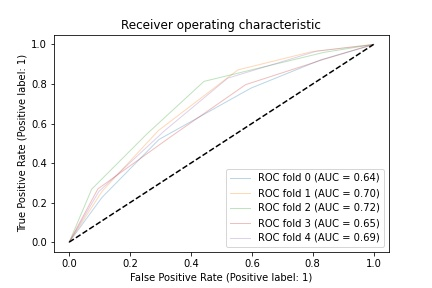
#> input picture ML/Graph/normal/knn_normal_graph.jpg, 432 x 288 px, found by its file name; its folder holds 4 pictures in this run
$ python resize_img.py
#> lines starting #> are read from the running program, lines starting #| are printed output that depends on the picture
import cv2 as cv
import os
import shutil


def load_images_from_folder(folder):
#> called with folder = 'NORMAL'
    images = []
    for filename in os.listdir(folder):
        img = cv.imread(os.path.join(folder, filename))
#> img is the input picture: shape (288, 432, 3); mean B, G, R 245.4, 245.5, 245.6
        if img is not None:
            images.append(img)
    return images


def main():
    path = "NORMAL"
    count = 0
    for img in load_images_from_folder(path):

        cv.waitKey(0)

        #r = 255 / img.shape[1]
        dim = (400,400) #int(img.shape[0] * r))
        # perform the actual resizing of the image and show it
        resized = cv.resize(img, dim, interpolation=cv.INTER_AREA)


        cv.imwrite("thumbnail.png", resized)
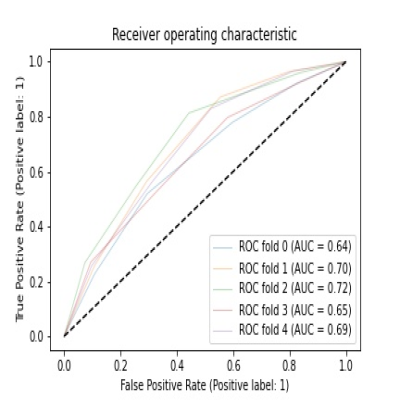
#> saved as thumbnail.png: shape (400, 400, 3); mean B, G, R 245.3, 245.4, 245.5

        data = [x for x in os.listdir(path)]
        if ".JPG" in data[count]:
            new = data[count].strip(".JPG")
        elif ".jpg" in data[count]:
            new = data[count].strip(".jpg")
        elif ".png" in data[count]:
            new = data[count].strip(".png")
        elif ".tif" in data[count]:
            new = data[count].strip(".tif")
        count += 1

        destination = "CROP/" + new + "_crop.jpg"
        shutil.move("thumbnail.png", destination)
        cv.waitKey(0)


main()
